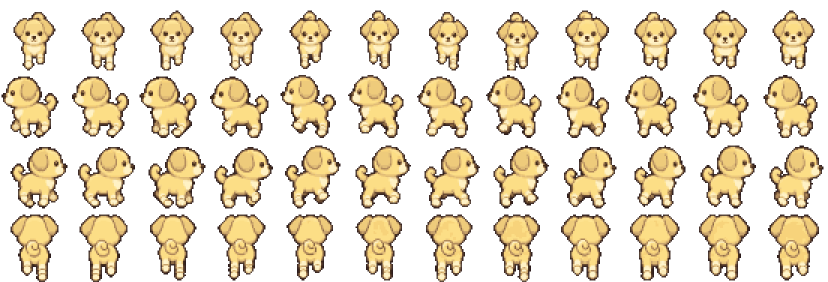
#> input picture assets/s_dog_walk.webp, 1656 x 564 px, given in place of s_hero.webp, which was not available (shown at 1/2 size)
$ python walk.py
#> lines starting #> are read from the running program, lines starting #| are printed output that depends on the picture; after the words box and inside, x2 and y2 are one past the last pixel; in counts of white or black regions, pixels touching at a corner belong together; pictures that were not available may be replaced by others from this repository, and a replacement may not be noted
# 主角行走 8 帧手工像素步态（1x 像素格上重组，再 x3 最近邻）
# 源：s_hero(_bright).webp 站立帧(列0)；输出 assets/s_hero_walk{,_bright}.webp
# 布局：4 行(d,l,r,u) x 8 列，单元 99x141（=33x47 像素 x3，比 s_hero 左右各多 2 像素留给步幅），脚底基线与 s_hero 相同
# 帧序 0..7 循环：0 接触(A脚前) 1 下沉 2 过渡(A脚抬) 3 腾起 4 接触(B脚前) 5 下沉 6 过渡 7 腾起
import numpy as np
from PIL import Image
S=3;F=8
BOB=[0,1,0,-1,0,1,0,-1]
BOBF=[2,1,0,-1,2,1,0,-1]   # 正背面：接触帧下沉 2px          # 身体上下（+ 向下）
STR=[3,2,0,-2,-3,-2,0,2]         # 步幅：>0 A 脚在前
LIFT=[(0,0),(0,0),(3,0),(1,0),(0,0),(0,0),(0,3),(0,1)]  # (A脚抬高, B脚抬高)
def base(path,row):
    im=np.array(Image.open(path).convert('RGBA'));cw,ch=im.shape[1]//4,im.shape[0]//4
    c=im[row*ch:(row+1)*ch,0:cw][1::S,1::S];o=np.zeros((c.shape[0],c.shape[1]+4,4),'uint8');o[:,2:-2]=c;return o
def put(dst,src,dy,dx,mask):
    m=mask&(src[...,3]>0);ys,xs=np.nonzero(m);ty,tx=ys+dy,xs+dx;h,w=dst.shape[:2]
    k=(ty>=0)&(ty<h)&(tx>=0)&(tx<w);dst[ty[k],tx[k]]=src[ys[k],xs[k]]
def outline(o):
    A=o[...,3]>0;p=np.pad(A,1);edge=A&~(p[:-2,1:-1]&p[2:,1:-1]&p[1:-1,:-2]&p[1:-1,2:])
    c=o[...,:3].astype(float);t=edge&(c.mean(-1)>80);c[t]=c[t]*0.4+np.array([16,11,9]);o[...,:3]=c.clip(0,255);return o
def skin(px): r,g,b=px[...,0].astype(int),px[...,1].astype(int),px[...,2].astype(int);return (r>200)&(g>150)&(g<225)&(b<190)&(r-b>45)
def frame(a,side,fd,f):
    h,w=a.shape[:2];ys,xs=np.nonzero(a[...,3]);t,b=ys.min(),ys.max()+1;H=b-t
    foot=b-4                      # 脚/裤脚 4 行
    hem=b-11                      # 下摆起始
    Y=np.arange(h)[:,None]*np.ones((1,w),int);X=np.ones((h,1),int)*np.arange(w)[None,:]
    bob=BOB[f];s=STR[f];la,lb=LIFT[f]
    body=np.zeros_like(a)
    # 上身（含头、剑）
    upper=Y<hem
    put(body,a,bob,0,upper)
    # 头部前倾 / 发髻滞后（侧面）
    if side:
        head=Y<t+int(H*.33)
        hb=np.zeros_like(a);put(hb,a,bob,fd if abs(s)==3 else 0,head)
        if bob<0: # 腾起时发髻上缘向后飘 1px
            tuft=Y<t+3;put(hb,a,bob+1,-fd,tuft)
        hm=Y<t+int(H*.33)+bob;body[hm]=0;m=hb[...,3]>0;body[m]=hb[m]
    # 下摆：前后缘随步幅张开
    hemm=(Y>=hem)&(Y<foot)
    ys2,xs2=np.nonzero(a[...,3]&hemm);cx=int(np.median(xs2))
    if side:
        # 下摆按行剪切：越往下越张
        for y in range(hem,foot):
            k=(y-hem+1)/(foot-hem);d=int(round(k*abs(s)/2))
            rowm=(Y==y)
            put(body,a,bob,-d*fd if s!=0 else 0,rowm&(X<cx))
            put(body,a,bob,d*fd if s!=0 else 0,rowm&(X>=cx))
            # 填中缝
            if d>0:
                put(body,a,bob,0,rowm&(X>=cx-1)&(X<=cx))
    else:
        # 正/背面：下摆整体上提 2px 并左右摆 2px，露出腿
        bob=BOBF[f];sw=2 if s>=2 else (-2 if s<=-2 else 0)
        body=np.zeros_like(a);put(body,a,bob,0,upper)
        put(body,a,bob-2 if abs(s)>=2 else bob-1,sw,hemm)
    # 手：肤色像素摆动（侧面前后，正背面上下）
    arm=(Y>=t+int(H*.5))&(Y<hem+2)&skin(a[...,:3])
    if arm.any():
        body[np.roll(arm,bob,0)]=0 if False else body[np.roll(arm,bob,0)]
        hand=np.zeros_like(a)
        if side: put(hand,a,bob,-int(np.sign(s))*fd*(2 if abs(s)==3 else 1 if s else 0),arm)
        else:
            L=arm&(X<cx);R=arm&(X>=cx);sg=int(np.sign(s))
            sg*=2 if abs(s)>=2 else 1;put(hand,a,bob-sg,0,L);put(hand,a,bob+sg,0,R)
        m=hand[...,3]>0;body[m]=hand[m]
    # 脚：原脚区左右两半各当一只脚，重新摆位
    fm=(Y>=foot)
    fys,fxs=np.nonzero(a[...,3]&fm);fc=int(np.median(fxs))
    A=fm&(X<fc);B=fm&(X>=fc)
    feet=np.zeros_like(a)
    if side:
        # 侧面：A=远脚(压暗)，B=近脚；以脚区中心为原点前后错开
        sa=np.zeros_like(a);put(sa,a,0,0,fm);  # 整只脚剪影
        def one(dx,lift,dark):
            tmp=np.zeros_like(a);put(tmp,sa,-lift,dx,fm)
            if dark: tmp[...,:3]=(tmp[...,:3]*0.7).astype('uint8')
            return tmp
        far=one(-fd*s//1,la,True) if True else None
        near=one(fd*s,lb,False)
        far=one(-fd*s,la,True)
        for p in (far,near):m=p[...,3]>0;feet[m]=p[m]
        # 裤腿：从下摆到抬起的脚之间补 1 行
    else:
        # 前脚向下(朝镜头) 0~+1、后脚上收 3~4px；两脚之间画裤腿竖条连到下摆
        fwd=abs(s)>=2
        dA=(1 if s>0 else -4 if s<0 else 0) if fwd else -la
        dB=(1 if s<0 else -4 if s>0 else 0) if fwd else -lb
        if not fwd: dA,dB=-la-1 if la else 0,-lb-1 if lb else 0
        fr=a[foot:b][a[foot:b][...,3]>0];pc=np.median(fr[:,:3],0)*0.75
        for m_,d_ in ((A,dA),(B,dB)):
            fx=np.nonzero(m_.any(0)&a[...,3][foot:b].any(0))[0]
            if len(fx):
                c0=int(np.median(fx))
                for y in range(hem+4+bob,foot+d_+bob+1):
                    for x in (c0-1,c0):
                        if 0<=y<h: feet[y,x,:3]=pc;feet[y,x,3]=255
            put(feet,a,d_+max(bob,0),0,m_)
    m=feet[...,3]>0;out=feet.copy();mb=body[...,3]>0;out[mb]=body[mb]
    return outline(out)
def run(src,dst):
    rows=[]
    for side,fd in [(0,0),(1,-1),(1,1),(0,0)]:
        rows.append(None)
    sh=None
    for r,(side,fd) in enumerate([(0,0),(1,-1),(1,1),(0,0)]):
        a=base(src,r);h,w=a.shape[:2]
        if sh is None: sh=np.zeros((4*h,F*w,4),'uint8')
        for f in range(F): sh[r*h:(r+1)*h,f*w:(f+1)*w]=frame(a,side,fd,f)
    Image.fromarray(sh).resize((sh.shape[1]*S,sh.shape[0]*S),Image.NEAREST).save(dst,lossless=True);print(dst,w*S,h*S)
import sys
c=sys.argv[1] if len(sys.argv)>1 else 'hero'
run(f'assets/review/s_{c}.webp',f'assets/s_{c}_walk.webp')
#> in base, im is the input picture: shape (564, 1656, 4); mean R, G, B, A 78.4, 67.1, 44.3, 100.2
#> in base, `o[:, 2:-2] = c`:
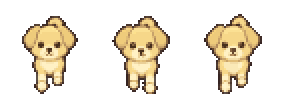
#> o: shape (47, 142, 4) (shown 2 times larger); mean R, G, B, A 59.2, 50.9, 35.1, 76.5; transparent parts drawn white
#> the loop in run, `for f in range(F): sh[r*h:(r+1)*h,f*w:(f+1)*w]=frame(a,side,fd,f)` made 8 passes
#> pass 1, in frame, `upper=Y<hem`:
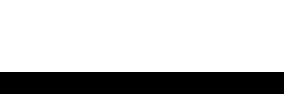
#> upper: shape (47, 142) bool (shown 2 times larger); 76.6% white; 1 black region, box (x1, y1, x2, y2) and area: (0, 36, 142, 47) 1562
#> pass 1, in frame, `hemm=(Y>=hem)&(Y<foot)`:
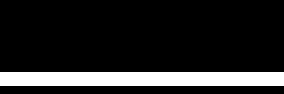
#> hemm: shape (47, 142) bool (shown 2 times larger); 14.9% white; 1 white region, box (x1, y1, x2, y2) and area: (0, 36, 142, 43) 994
#> pass 1, in put (call 3), `m = mask & (src[..., 3] > 0)`:
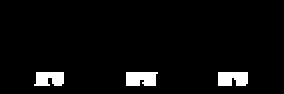
#> m: shape (47, 142) bool (shown 2 times larger); 4.3% white; 3 white regions, box (x1, y1, x2, y2) and area: (63, 36, 79, 43) 101, (109, 36, 124, 43) 97, (17, 36, 32, 43) 90
#> after the loop in run, `for f in range(F): sh[r*h:(r+1)*h,f*w:(f+1)*w]=frame(a,side,fd,f)`:
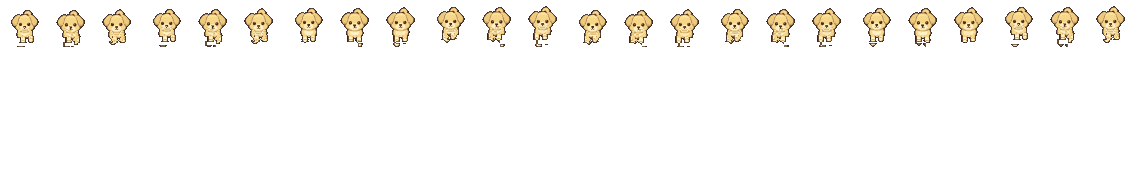
#> sh: shape (188, 1136, 4); mean R, G, B, A 14, 12, 8.1, 18.2; transparent parts drawn white
#> in run, `Image.fromarray(sh).resize((sh.shape[1] * S, sh.shape[0] * S), Image.N`:
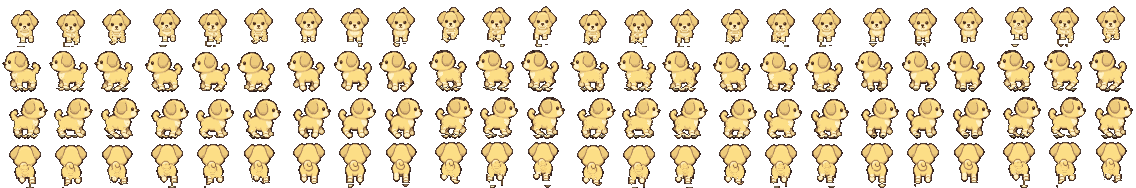
#> sh: shape (188, 1136, 4); mean R, G, B, A 77.8, 66.7, 43.9, 99.7; transparent parts drawn white
#| assets/s_hero_walk.webp 426 141
run(f'assets/s_{c}_bright.webp',f'assets/s_{c}_walk_bright.webp')
#> the loop in run (call 2), `for f in range(F): sh[r*h:(r+1)*h,f*w:(f+1)*w]=frame(a,side,fd,f)` made 8 passes
#> pass 1, in frame (call 33), `arm=(Y>=t+int(H*.5))&(Y<hem+2)&skin(a[...,:3])`:
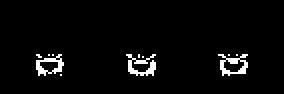
#> arm: shape (47, 142) bool (shown 2 times larger); 3.4% white in thin lines or dots, all inside (x1, y1, x2, y2) = (18, 27, 124, 38)
#| assets/s_hero_walk_bright.webp 426 141
